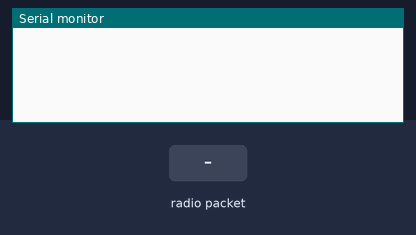
The sketch below on a simulated Arduino Uno, built with avr-gcc and run on an emulated ATmega328P. On the bench: the last lines printed to the serial monitor. The inputs (shaded band) are chosen by the test bench. No radio packets arrive unless stated.

Above: at 1.2 s.
1.3 s: radio packet "1" arrives
At 2.5 s:
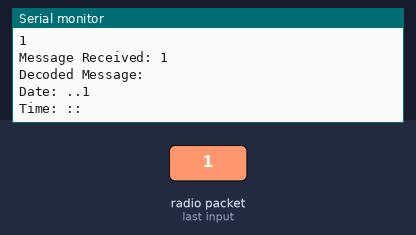
2.8 s: radio packet "0" arrives
At 3.7 s:
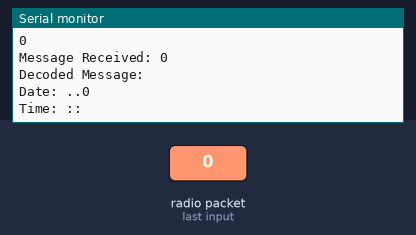
4.3 s: radio packet "2" arrives
At 4.8 s:
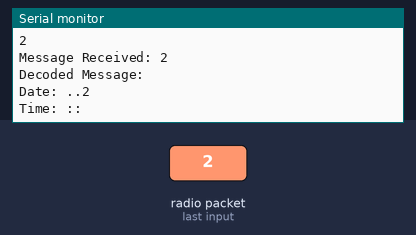

Measured:
- after the input at 1.3 s, the serial monitor: prints a new line at once (image 1)
- after the input at 2.8 s, the serial monitor: prints a new line at once (image 2)
- after the input at 4.3 s, the serial monitor: prints a new line at once (image 3)

The sketch:

Receiver.ino
```cpp
#include <RH_ASK.h>
#include <SPI.h>

RH_ASK rf_driver;


// Variables for storeing time related information

String str_year;
String str_month;
String str_day;
String str_hour;
String str_minute;
String str_second;
String str_out;


void setup() {
  Serial.begin(9600); //Begin der seriellen Kommunikation mit 9600 baud.
  rf_driver.init(); // PIN D11

}
void loop() {

  // Set buffer to size of expected message
  uint8_t buf[14];
  uint8_t buflen = sizeof(buf);
  // Check if received packet is correct size
  if (rf_driver.recv(buf, &buflen))
  {
    // Message received with valid checksum
    // Get received values into string
    str_out = String((char*)buf);
    Serial.println("-------");
    Serial.println(str_out);

    str_year = str_out.substring(0, 4);
    str_month = str_out.substring(4, 6);
    str_day = str_out.substring(6, 8);
    str_hour = str_out.substring(8, 10);
    str_minute = str_out.substring(10, 12);
    str_second = str_out.substring(12, 14);


    Serial.print("Message Received: ");
    Serial.println((char*)buf);
    Serial.println("Decoded Message: ");
    Serial.println("Date: " + str_day + "." + str_month + "." + str_year);
    Serial.println("Time: " + str_hour + ":" + str_minute + ":" + str_second);


  }
}
```
